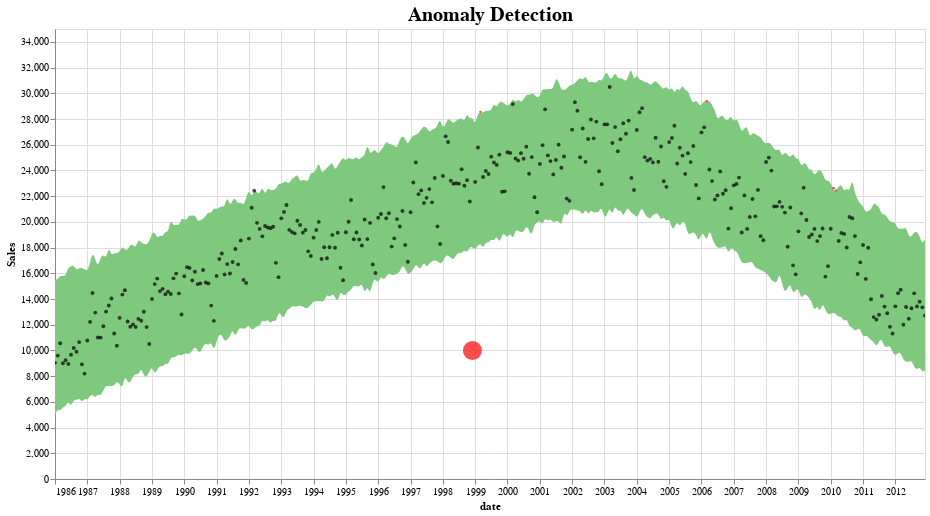

Here is the notebook cell this chart was saved with:
### Code cell
def plot_anomalies(forecasted):
    interval = alt.Chart(forecasted).mark_area(interpolate="basis", color = '#7FC97F').encode(
    x=alt.X('ds:T',  title ='date'),
    y='yhat_upper',
    y2='yhat_lower',
    tooltip=['ds', 'fact', 'yhat_lower', 'yhat_upper']
    ).interactive().properties(
        title='Anomaly Detection'
    )

    fact = alt.Chart(forecasted[forecasted.anomaly==0]).mark_circle(size=15, opacity=0.7, color = 'Black').encode(
        x='ds:T',
        y=alt.Y('fact', title='Sales'),    
        tooltip=['ds', 'fact', 'yhat_lower', 'yhat_upper']
    ).interactive()

    anomalies = alt.Chart(forecasted[forecasted.anomaly!=0]).mark_circle(size=30, color = 'Red').encode(
        x='ds:T',
        y=alt.Y('fact', title='Sales'),    
        tooltip=['ds', 'fact', 'yhat_lower', 'yhat_upper'],
        size = alt.Size( 'importance', legend=None)
    ).interactive()

    return alt.layer(interval, fact, anomalies)\
              .properties(width=870, height=450)\
              .configure_title(fontSize=20)
              
plot_anomalies(pred)

### Figure 1 — Vega-Lite specification as saved in the notebook (floating-point values rounded to 4 significant figures; data arrays with more than 128 entries replaced by an {"elided": "..."} marker saying what was removed)
{"config": {"view": {"continuousWidth": 300, "continuousHeight": 300}, "title": {"fontSize": 20}}, "layer": [{"data": {"name": "data-9e253de3869c7c103b395d69dfaa4be4"}, "mark": {"type": "area", "color": "#7FC97F", "interpolate": "basis"}, "encoding": {"tooltip": [{"field": "ds", "type": "temporal"}, {"field": "fact", "type": "quantitative"}, {"field": "yhat_lower", "type": "quantitative"}, {"field": "yhat_upper", "type": "quantitative"}], "x": {"field": "ds", "title": "date", "type": "temporal"}, "y": {"field": "yhat_upper", "type": "quantitative"}, "y2": {"field": "yhat_lower"}}, "name": "view_1", "title": "Anomaly Detection"}, {"data": {"name": "data-8e0823d1a7b7cd53b18190f1122e41b9"}, "mark": {"type": "circle", "color": "Black", "opacity": 0.7, "size": 15}, "encoding": {"tooltip": [{"field": "ds", "type": "temporal"}, {"field": "fact", "type": "quantitative"}, {"field": "yhat_lower", "type": "quantitative"}, {"field": "yhat_upper", "type": "quantitative"}], "x": {"field": "ds", "type": "temporal"}, "y": {"field": "fact", "title": "Sales", "type": "quantitative"}}, "name": "view_2"}, {"data": {"name": "data-b2f79fe4160c01db47b4e74d253d369c"}, "mark": {"type": "circle", "color": "Red", "size": 30}, "encoding": {"size": {"field": "importance", "legend": null, "type": "quantitative"}, "tooltip": [{"field": "ds", "type": "temporal"}, {"field": "fact", "type": "quantitative"}, {"field": "yhat_lower", "type": "quantitative"}, {"field": "yhat_upper", "type": "quantitative"}], "x": {"field": "ds", "type": "temporal"}, "y": {"field": "fact", "title": "Sales", "type": "quantitative"}}, "name": "view_3"}], "height": 450, "params": [{"name": "param_1", "select": {"type": "interval", "encodings": ["x", "y"]}, "bind": "scales", "views": ["view_1"]}, {"name": "param_2", "select": {"type": "interval", "encodings": ["x", "y"]}, "bind": "scales", "views": ["view_2"]}, {"name": "param_3", "select": {"type": "interval", "encodings": ["x", "y"]}, "bind": "scales", "views": ["view_3"]}], "width": 870, "$schema": "https://vega.github.io/schema/vega-lite/v5.16.3.json", "datasets": {"data-9e253de3869c7c103b395d69dfaa4be4": {"elided": "324 records"}, "data-8e0823d1a7b7cd53b18190f1122e41b9": {"elided": "319 records"}, "data-b2f79fe4160c01db47b4e74d253d369c": [{"ds": "1998-12-01T00:00:00", "trend": 23140.0, "yhat": 23140.0, "yhat_lower": 18050.0, "yhat_upper": 28220.0, "fact": 10000, "anomaly": -1, "importance": 0.8046}, {"ds": "1999-03-01T00:00:00", "trend": 23370.0, "yhat": 23370.0, "yhat_lower": 18330.0, "yhat_upper": 28450.0, "fact": 28544, "anomaly": 1, "importance": 0.003242}, {"ds": "2006-03-01T00:00:00", "trend": 23860.0, "yhat": 23860.0, "yhat_lower": 18420.0, "yhat_upper": 29060.0, "fact": 29367, "anomaly": 1, "importance": 0.01039}, {"ds": "2010-02-01T00:00:00", "trend": 17830.0, "yhat": 17830.0, "yhat_lower": 12940.0, "yhat_upper": 22420.0, "fact": 22617, "anomaly": 1, "importance": 0.008549}, {"ds": "2010-03-01T00:00:00", "trend": 17710.0, "yhat": 17710.0, "yhat_lower": 12850.0, "yhat_upper": 22420.0, "fact": 22438, "anomaly": 1, "importance": 0.0009879}]}}
